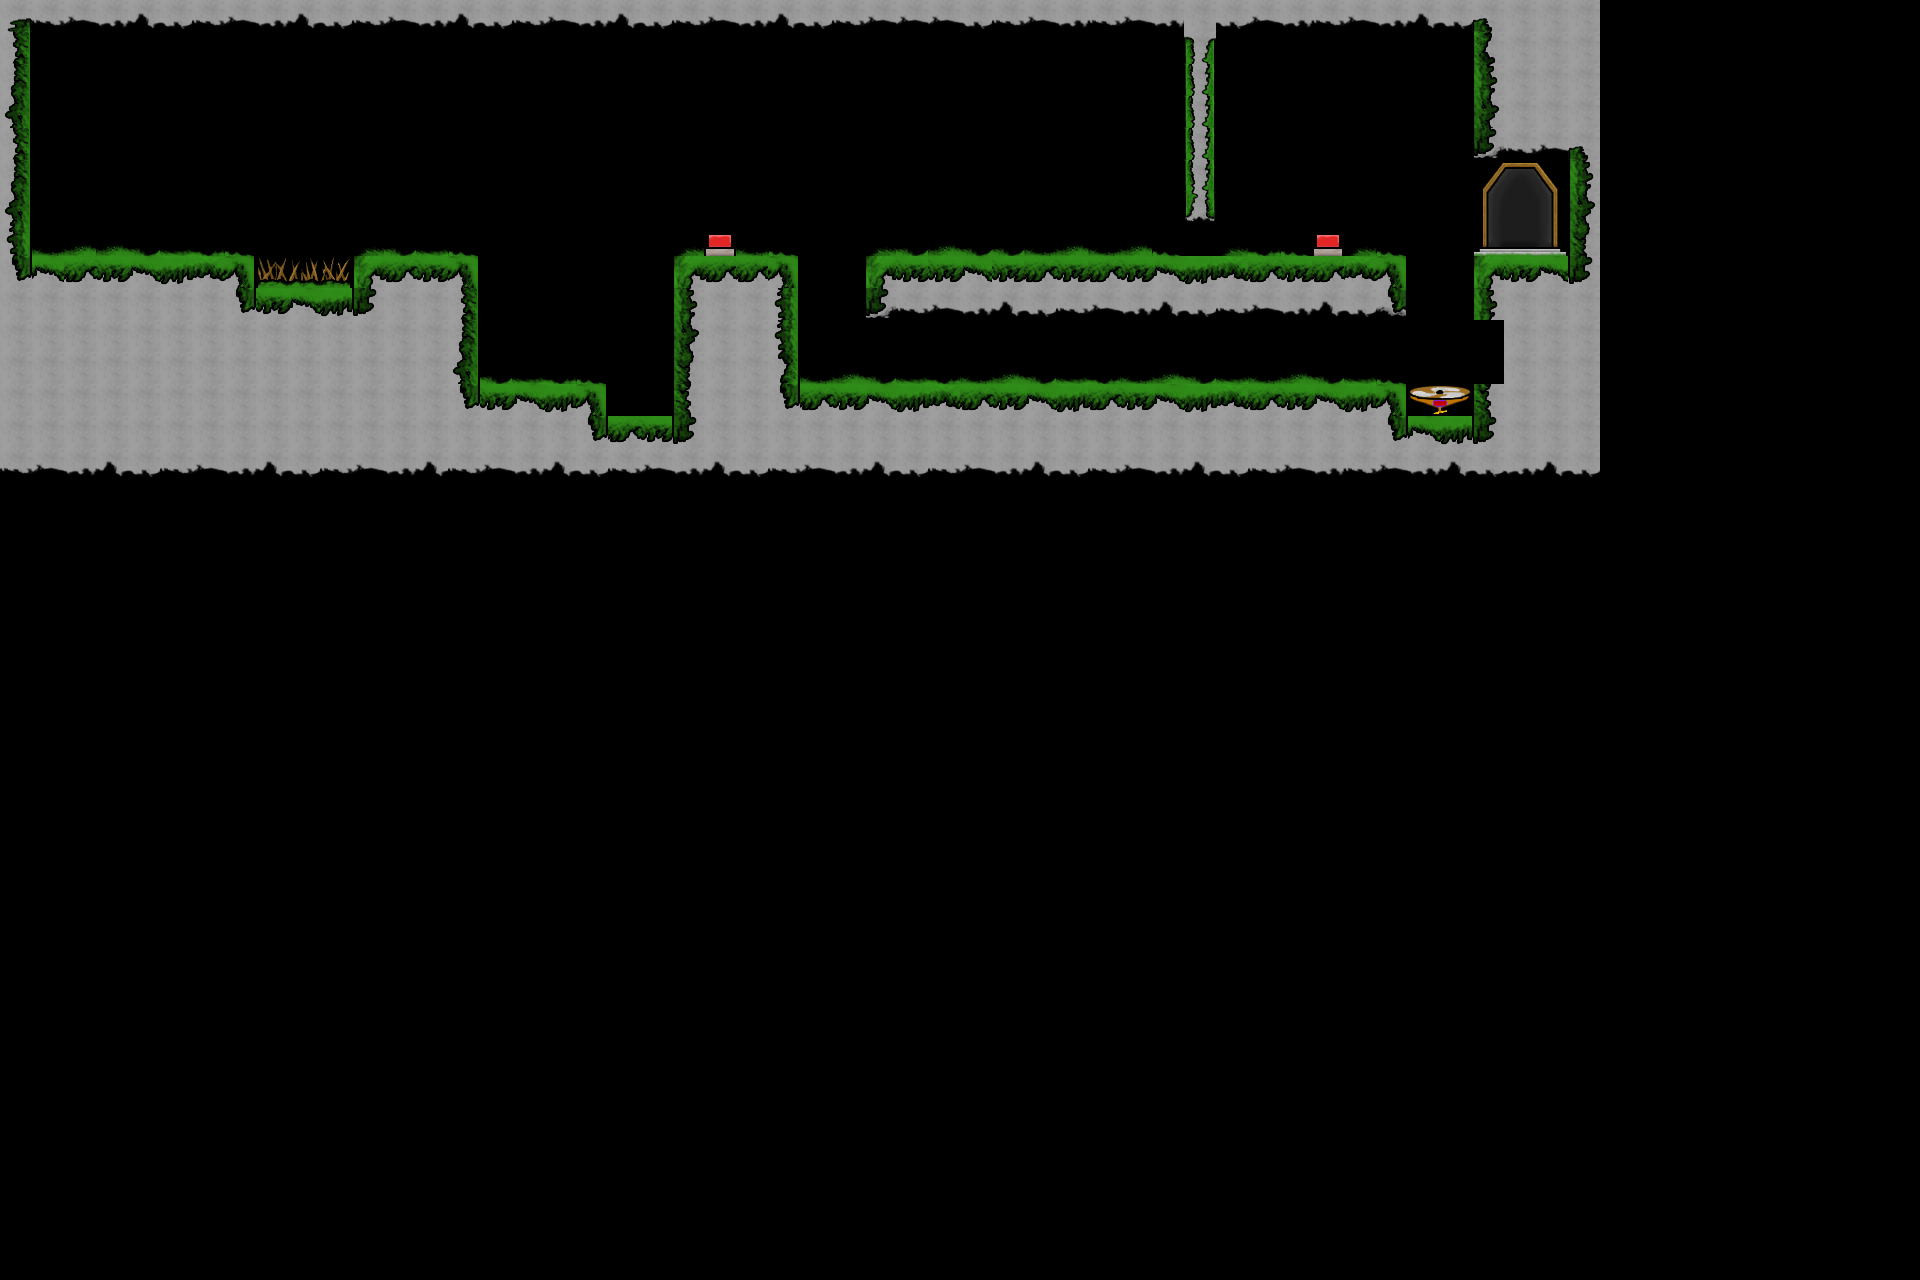

This is a level from a 2D game, rendered from its Tiled map with the project's own tilesets. A one-line summary and the map file follow, with tile-layer data summarised:
An orthogonal 60x40 tile map with 32x32 px tiles, 2 tile layers (Tile Layer 1, Tile Layer 2), 7 tilesets and 14 objects (3x Fan, 3x FanArea, 2x Button, 2x Player, Spike, ...).

<map version="1.10" tiledversion="1.10.2" orientation="orthogonal" renderorder="right-down" width="60" height="40" tilewidth="32" tileheight="32" infinite="0" nextlayerid="5" nextobjectid="28">
 <editorsettings>
  <export target="../GXPEngine2023c/GXPEngine2023c/GXPEngine/bin/Debug/DemoLevel1.tmx" format="tmx" />
 </editorsettings>
 <tileset firstgid="1" name="TileSheet_Final" tilewidth="32" tileheight="32" tilecount="96" columns="12">
  <image source="../GXPEngine2023c/GXPEngine2023c/GXPEngine/bin/Debug/TileSheet_Final.png" width="384" height="256" />
 </tileset>
 <tileset firstgid="97" name="BreakableWood" tilewidth="32" tileheight="32" tilecount="1" columns="1">
  <image source="../GXPEngine2023c/GXPEngine2023c/GXPEngine/bin/Debug/BreakableWood.png" width="32" height="32" />
 </tileset>
 <tileset firstgid="98" name="Turtles_NoTrim" tilewidth="192" tileheight="192" tilecount="70" columns="10">
  <image source="../GXPEngine2023c/GXPEngine2023c/GXPEngine/bin/Debug/Turtles_NoTrim.png" width="1920" height="1344" />
 </tileset>
 <tileset firstgid="168" name="400x400Orange" tilewidth="400" tileheight="400" tilecount="1" columns="1">
  <image source="../GXPEngine2023c/GXPEngine2023c/GXPEngine/bin/Debug/400x400Orange.png" width="400" height="400" />
 </tileset>
 <tileset firstgid="169" name="Door" tilewidth="32" tileheight="64" tilecount="1" columns="1">
  <image source="../GXPEngine2023c/GXPEngine2023c/GXPEngine/bin/Debug/Door.png" width="32" height="64" />
 </tileset>
 <tileset firstgid="170" name="doorHoz" tilewidth="65" tileheight="33" tilecount="1" columns="1">
  <image source="../GXPEngine2023c/GXPEngine2023c/GXPEngine/bin/Debug/doorHoz.png" width="65" height="33" />
 </tileset>
 <tileset firstgid="171" name="fanHoz" tilewidth="64" tileheight="32" tilecount="2" columns="2">
  <image source="../GXPEngine2023c/GXPEngine2023c/GXPEngine/bin/Debug/fanHoz.png" width="128" height="32" />
 </tileset>
 <layer id="1" name="Tile Layer 1" width="60" height="40">
  <data>[2400 cells, 174 non-empty, 32 distinct tile ids]</data>
 </layer>
 <layer id="2" name="Tile Layer 2" width="60" height="40">
  <data>[2400 cells, 243 non-empty, 28 distinct tile ids]</data>
 </layer>
 <objectgroup id="3" name="Object Layer 1">
  <object id="2" name="Spikes" type="Spike" x="256" y="256" width="96" height="32" />
  <object id="4" name="Button" type="Button" x="1312" y="224" width="32" height="32">
   <properties>
    <property name="isTypeOne" type="bool" value="false" />
    <property name="string_effectName" value="action_doorOpenClose" />
    <property name="string_effectName1" value="" />
    <property name="string_effectName2" value="" />
    <property name="string_para" value="door1" />
    <property name="string_para1" value="" />
    <property name="string_para2" value="" />
   </properties>
  </object>
  <object id="6" name="End" type="Goal" x="1472" y="160" width="96" height="96">
   <properties>
    <property name="bool_mapIsMenu" type="bool" value="false" />
    <property name="string_theMapID" value="Level_2_SS.tmx" />
   </properties>
  </object>
  <object id="10" name="Fan - fan2" type="Fan" x="1408" y="384" width="64" height="32">
   <properties>
    <property name="boolean_isOn" type="bool" value="true" />
    <property name="float_theForce" type="float" value="4.5" />
    <property name="int_theDirection" type="int" value="4" />
    <property name="string_theID" value="fan2" />
   </properties>
  </object>
  <object id="13" name="Player 2" type="Player" gid="98" x="349.997" y="248.667" width="64" height="64">
   <properties>
    <property name="Height" type="int" value="64" />
    <property name="Width" type="int" value="64" />
    <property name="int_index" type="int" value="1" />
    <property name="int_nextFrameDelay" type="int" value="30" />
    <property name="int_numberOfFrame" type="int" value="-1" />
    <property name="int_singleFrameID" type="int" value="-1" />
   </properties>
  </object>
  <object id="14" name="Player 1" type="Player" gid="98" x="418.67" y="247.334" width="64" height="64">
   <properties>
    <property name="Height" type="int" value="64" />
    <property name="Width" type="int" value="64" />
    <property name="int_index" type="int" value="0" />
    <property name="int_nextFrameDelay" type="int" value="30" />
    <property name="int_numberOfFrame" type="int" value="-1" />
    <property name="int_singleFrameID" type="int" value="-1" />
   </properties>
  </object>
  <object id="15" name="Fan Area - fan1" type="FanArea" gid="168" x="601.667" y="381.833" width="70.3333" height="153.334">
   <properties>
    <property name="string_fanID" value="fan1" />
   </properties>
  </object>
  <object id="16" name="Fan Area - fan2" type="FanArea" gid="168" x="1404.83" y="371" width="66.3333" height="116.667">
   <properties>
    <property name="string_fanID" value="fan2" />
   </properties>
  </object>
  <object id="17" name="Box" type="Breakable" gid="97" x="1183.67" y="255" width="32" height="32">
   <properties>
    <property name="float_thresholdVelocityLength" type="float" value="5" />
    <property name="int_theHealth" type="int" value="1" />
   </properties>
  </object>
  <object id="22" name="Fan3" type="Fan" x="1470.27" y="319.97" width="33.5" height="63.5">
   <properties>
    <property name="boolean_isOn" type="bool" value="true" />
    <property name="float_theForce" type="float" value="4.5" />
    <property name="int_theDirection" type="int" value="1" />
    <property name="string_theID" value="fan3" />
   </properties>
  </object>
  <object id="21" name="Fan Area - fan3" type="FanArea" gid="168" x="821.833" y="378.667" width="649.333" height="59.667">
   <properties>
    <property name="string_fanID" value="fan3" />
   </properties>
  </object>
  <object id="23" name="Fan - fan1" type="Fan" gid="171" x="607.5" y="416" width="64" height="32">
   <properties>
    <property name="boolean_isOn" type="bool" value="false" />
    <property name="float_theForce" type="float" value="4.5" />
    <property name="int_theDirection" type="int" value="4" />
    <property name="string_theID" value="fan1" />
   </properties>
  </object>
  <object id="24" name="Button1" type="Button" x="671.25" y="124" width="63.5" height="105.25">
   <properties>
    <property name="isTypeOne" type="bool" value="false" />
    <property name="string_effectName" value="action_fanTurnOnOff" />
    <property name="string_effectName1" value="" />
    <property name="string_effectName2" value="" />
    <property name="string_para" value="fan1" />
    <property name="string_para1" value="" />
    <property name="string_para2" value="" />
   </properties>
  </object>
  <object id="27" name="Door1" type="Door" gid="169" x="852" y="578.667" width="32" height="64">
   <properties>
    <property name="isOpened" type="bool" value="false" />
    <property name="string_theID" value="door1" />
   </properties>
  </object>
 </objectgroup>
 <objectgroup id="4" name="Object Layer 2" />
</map>